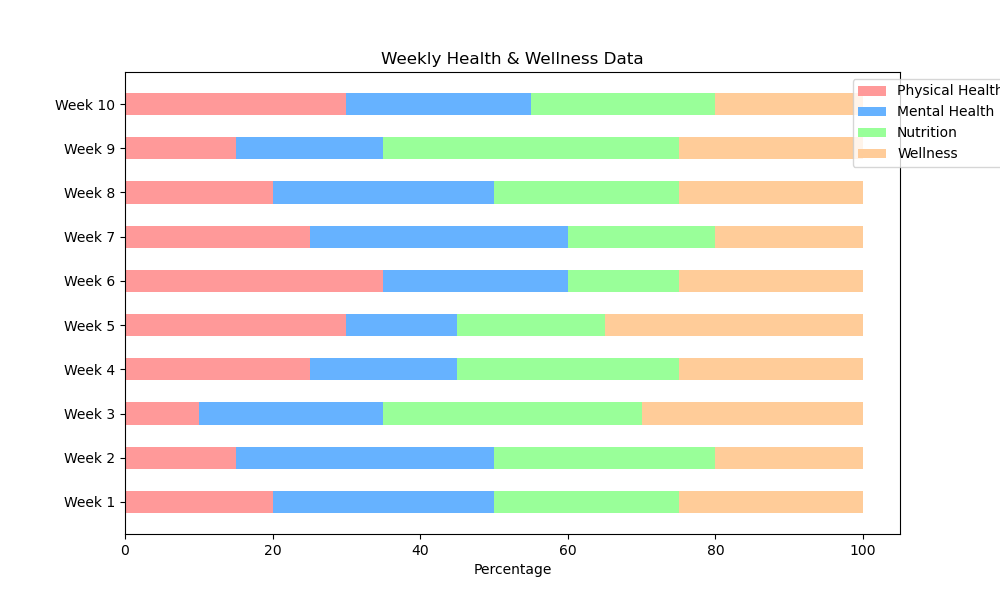

Source code (Python):

import matplotlib.pyplot as plt
import numpy as np

# Data
categories = ['Week 1', 'Week 2', 'Week 3', 'Week 4', 'Week 5', 'Week 6', 'Week 7', 'Week 8', 'Week 9', 'Week 10']
physical_health = [20, 15, 10, 25, 30, 35, 25, 20, 15, 30]
mental_health = [30, 35, 25, 20, 15, 25, 35, 30, 20, 25]
nutrition = [25, 30, 35, 30, 20, 15, 20, 25, 40, 25]
wellness = [25, 20, 30, 25, 35, 25, 20, 25, 25, 20]

# Stack bar chart data
data = np.array([physical_health, mental_health, nutrition, wellness])
data_cum = data.cumsum(axis=0)

# Bar width
bar_width = 0.5

# Colors
colors = ['#FF9999', '#66B2FF', '#99FF99', '#FFCC99']

# Plotting the data
fig, ax = plt.subplots(figsize=(10, 6))

categories_pos = np.arange(len(categories))

for i, (colname, color) in enumerate(zip(['Physical Health', 'Mental Health', 'Nutrition', 'Wellness'], colors)):
    widths = data[i]
    starts = data_cum[i] - widths
    ax.barh(categories_pos, widths, left=starts, height=bar_width, label=colname, color=color)

# Adding labels
ax.set_yticks(categories_pos)
ax.set_yticklabels(categories)
ax.legend(loc='upper right', bbox_to_anchor=(1.15, 1))
ax.set_xlabel('Percentage')
ax.set_title('Weekly Health & Wellness Data')

plt.show()
